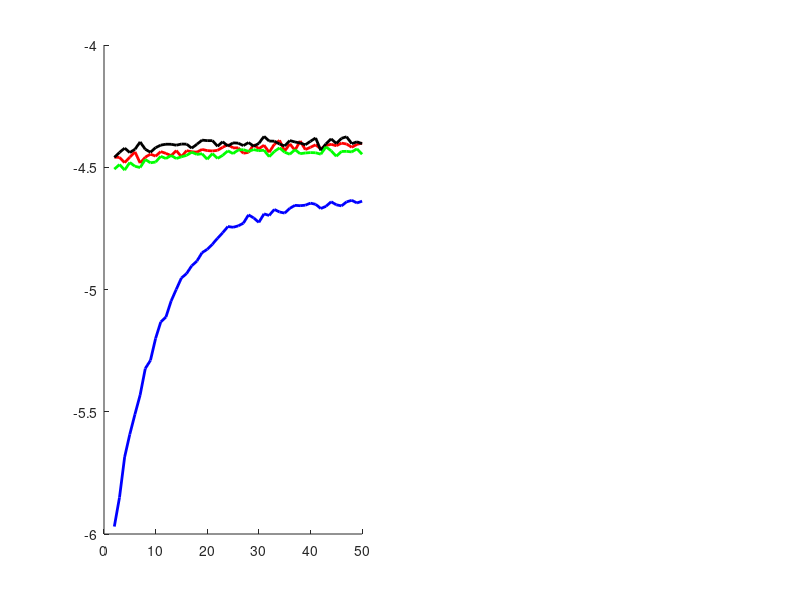

Here is the MATLAB script that generated this plot: (Note: this script raises an error after producing the figure.)
% This is the matlab code for figure: Performance of easy,diff, mix models
% on easy/difficult tasks
% Orgin data: Painting_Review.py

% 一共三种不同的画法，最终采取了第三种

clear all;
close all;
%% Color Map
% https://ww2.mathworks.cn/help/matlab/ref/matlab.graphics.axis.axes-properties.html#budumk7_sep_shared-ColorOrder
% https://ww2.mathworks.cn/help/matlab/ref/matlab.graphics.axis.axes-properties.html#budumk7_sep_shared-ColorOrder
% colorMat = [    0    0.4470    0.7410
% 0.8500    0.3250    0.0980
% 0.9290    0.6940    0.1250
% 0.4940    0.1840    0.5560
% 0.4660    0.6740    0.1880
% 0.3010    0.7450    0.9330
% 0.6350    0.0780    0.1840];

%% 数据准备
rewards_pg0 = [-6.13661459, -5.96949723, -5.85076537, -5.68502993, -5.59200769, -5.50995187, -5.43142787, -5.32323151, -5.28979967, -5.19978786, -5.13259552, -5.11240856, -5.04731455, -4.99946168, -4.95273527, -4.93473576, -4.90290651, -4.88361508, -4.84938161, -4.83566808, -4.81496562, -4.79017417, -4.7678463 , -4.74232152, -4.74552132, -4.73983213, -4.72870594, -4.6947005 , -4.70730753, -4.72539847, -4.69068068, -4.69722434, -4.67262069, -4.68294635, -4.68743025, -4.66795419, -4.65580413, -4.65721174, -4.65518462, -4.696827  , -4.70164286, -4.67874314, -4.70986044, -4.70895702, -4.7234593 , -4.69798113, -4.73157713, -4.73516031, -4.74599399, -4.69883294];
rewards_pg0(40:50) = [-4.6468   -4.6516   -4.6687   -4.6599   -4.6410   -4.6535  -4.6580   -4.6416   -4.6352   -4.6460   -4.6388];
rewards_easy0 = [-6.11095932, -4.45875902, -4.459683  , -4.48126667, -4.45887795, -4.43709297, -4.4826662 , -4.45869785, -4.44646746, -4.45449779, -4.43607179, -4.44334686, -4.45243935, -4.43177618, -4.45640902, -4.43223431, -4.43667555, -4.43829456, -4.42705198, -4.43183295, -4.43338189, -4.43081353, -4.41837541, -4.40734237, -4.42079409, -4.42067541, -4.44263692, -4.43912525, -4.40758599, -4.42434969, -4.40985834, -4.43886975, -4.40617625, -4.38998518, -4.4342135 , -4.40433941, -4.43055033, -4.39259018, -4.42764852, -4.41833287, -4.4081399 , -4.42480358, -4.41121693, -4.4059991 , -4.41205102, -4.40125736, -4.40506226, -4.41837407, -4.40655648, -4.40114338];
rewards_difficult0 = [-6.13613067, -4.45938586, -4.43949722, -4.42182316, -4.4399002 , -4.4264858 , -4.39660496, -4.42660242, -4.43860815, -4.41992451, -4.40947716, -4.40581978, -4.40599215, -4.40979983, -4.40501759, -4.40555818, -4.4218748 , -4.40591625, -4.38903655, -4.39114396, -4.39121394, -4.41385182, -4.39567907, -4.41333142, -4.40024094, -4.40141642, -4.41143921, -4.39887571, -4.41419676, -4.40231202, -4.37384367, -4.39283442, -4.39339763, -4.40497589, -4.41283213, -4.39086307, -4.39665707, -4.40083051, -4.40807978, -4.39375768, -4.38033045, -4.43117128, -4.40417012, -4.38367299, -4.40288651, -4.38172492, -4.3753773 , -4.40356896, -4.39595256, -4.40357261];
rewards_mix0 = [-6.14254929, -4.50754636, -4.48885711, -4.51164964, -4.48050882, -4.49593566, -4.50125601, -4.46817407, -4.48172353, -4.4786009 , -4.45531103, -4.46424909, -4.45192129, -4.46421957, -4.45718364, -4.4513672 , -4.43833937, -4.44750856, -4.44465659, -4.4672876 , -4.44420765, -4.46389989, -4.45117337, -4.43284276, -4.4441513 , -4.42930688, -4.42812188, -4.43502768, -4.42780516, -4.43240191, -4.43015673, -4.45675284, -4.43542227, -4.42086644, -4.4384385 , -4.44689312, -4.42810114, -4.44450625, -4.44161042, -4.43998994, -4.44071688, -4.44666028, -4.41663816, -4.43236621, -4.45483369, -4.43545744, -4.43489996, -4.43734276, -4.42467554, -4.44693319];

rewards_pg1 = [-3.80191852, -3.75976368, -3.74201889, -3.70907228, -3.68999352, -3.67141699, -3.64779046, -3.64641985, -3.6302118 , -3.61409086, -3.62795108, -3.59326432, -3.60248798, -3.58787852, -3.59141635, -3.5827121 , -3.58137719, -3.56047397, -3.56020363, -3.56991096, -3.5655557 , -3.54781257, -3.55554213, -3.54510599, -3.55069645, -3.53979372, -3.53568814, -3.53808657, -3.52823631, -3.54304833, -3.52576817, -3.53782199, -3.52614491, -3.53003397, -3.53765058, -3.51550461, -3.52636372, -3.52687172, -3.52535158, -3.51801372, -3.5076528 , -3.51502941, -3.50114454, -3.52001702, -3.51776019, -3.51135444, -3.51169995, -3.51034135, -3.52339816, -3.52517123];
rewards_easy1 = [-3.79220632, -3.67121133, -3.66259045, -3.65023998, -3.63972792, -3.63586048, -3.64295289, -3.61120679, -3.62244916, -3.61958712, -3.62083759, -3.60388999, -3.59267117, -3.57491721, -3.58186426, -3.58981819, -3.57843903, -3.59013939, -3.58928605, -3.56697379, -3.56658768, -3.56719524, -3.55095159, -3.57123833, -3.56221795, -3.55561062, -3.55508884, -3.54107931, -3.54725158, -3.53703801, -3.55242342, -3.53274523, -3.52708536, -3.54100651, -3.53505976, -3.54431219, -3.54509302, -3.5404346 , -3.53645452, -3.52639816, -3.54712491, -3.52303251, -3.52192665, -3.51619165, -3.53501317, -3.50736564, -3.52872093, -3.51833115, -3.53205455, -3.50860676];
rewards_difficult1 = [-3.78985297, -3.54803183, -3.51973036, -3.53972824, -3.51842202, -3.51502009, -3.52381606, -3.52173576, -3.5157446 , -3.52210542, -3.53105053, -3.51458162, -3.53100796, -3.50336747, -3.51737061, -3.51489099, -3.51953875, -3.50547276, -3.51755937, -3.50659232, -3.50411357, -3.51945182, -3.51872706, -3.51282924, -3.50378333, -3.49828186, -3.50322975, -3.51284452, -3.50695012, -3.51311525, -3.5034071 , -3.51799699, -3.51790787, -3.49109625, -3.5012373 , -3.50876284, -3.5217443 , -3.49445309, -3.49280322, -3.49301205, -3.49585552, -3.49634501, -3.49046604, -3.51082356, -3.5062682 , -3.51833363, -3.50078195, -3.50634111, -3.49450529, -3.49984882];
rewards_mix1 = [-3.78946012, -3.74948995, -3.74671049, -3.70493834, -3.69160921, -3.68110192, -3.67745523, -3.67348991, -3.65211567, -3.65042885, -3.64748435, -3.62539287, -3.6223213 , -3.63234138, -3.58682035, -3.60675548, -3.59140693, -3.60764981, -3.59401054, -3.58968193, -3.59183551, -3.56141099, -3.579914  , -3.56672191, -3.57182338, -3.54731263, -3.56341933, -3.54567916, -3.5548948 , -3.55028229, -3.56842386, -3.5572337 , -3.54895071, -3.54628737, -3.546359  , -3.54385352, -3.54172253, -3.53561733, -3.5325441 , -3.54299805, -3.52471745, -3.51891012, -3.52976189, -3.50889416, -3.55103514, -3.53177809, -3.52721777, -3.52697373, -3.53459633, -3.52543853];
rewards_mix1(2:3) = [-3.7295   -3.7167];



%% 画图1：简单线条

figure
hold on
len = 2:50;
x_axis = [len];
ms = 9; % markersize

subplot(1,2,1)
hold on
plot(x_axis, rewards_pg0(len), 'b-','DisplayName','Regular PG', 'LineWidth', 2, 'MarkerSize',15) % 'Color', colorMat(1,:));
plot(x_axis, rewards_easy0(len), 'r-','DisplayName','Easy Model', 'LineWidth', 2, 'MarkerSize',15) % 'Color', colorMat(1,:));
plot(x_axis, rewards_difficult0(len), 'k-','DisplayName','Difficult Model', 'LineWidth', 2, 'MarkerSize',15) % 'Color', colorMat(1,:));
plot(x_axis, rewards_mix0(len), 'g-','DisplayName','Mix Model', 'LineWidth', 2, 'MarkerSize',15) % 'Color', colorMat(1,:));
ax = gca; 
ax.FontSize = 20; 
xlabel('Number of Time Slots', 'Fontsize',30, 'interpreter','latex')
ylabel('Average Reward on Easy Environments', 'Fontsize',30, 'interpreter','latex')
xlim([1, 50])
title('(a)', 'interpreter','latex')
% hold off
box on
grid on
legend('Location','best', 'FontSize',26, 'interpreter','latex')


subplot(1,2,2)
hold on
plot(x_axis, rewards_pg1(len), 'b-', 'DisplayName','Regular PG', 'LineWidth', 2, 'MarkerSize',10) %'Color', colorMat(7,:)); 
plot(x_axis, rewards_easy1(len), 'r-', 'DisplayName','Easy Model', 'LineWidth', 2, 'MarkerSize',10) %'Color', colorMat(7,:)); 
plot(x_axis, rewards_difficult1(len), 'k-', 'DisplayName','Difficult Model', 'LineWidth', 2, 'MarkerSize',10) %'Color', colorMat(7,:)); 
plot(x_axis, rewards_mix1(len), 'g-', 'DisplayName','Mix Model', 'LineWidth', 2, 'MarkerSize',10) %'Color', colorMat(7,:)); 
ax = gca; 
ax.FontSize = 20; 
xlabel('Number of Time Slots', 'Fontsize',30, 'interpreter','latex')
ylabel('Average Reward on Difficult Environments', 'Fontsize',30, 'interpreter','latex')
title('(b)', 'interpreter','latex')
xlim([1, 50])
box on
grid on
legend('Location','best', 'FontSize',26, 'interpreter','latex')



%% 画图2：简单的线条

figure
hold on
len = 2:50;
x_axis = [len];
ms = 9; % markersize

subplot(1,2,1)
hold on
plot(x_axis, rewards_pg0(len), '-','DisplayName','Regular PG', 'LineWidth', 2, 'MarkerSize',15) % 'Color', colorMat(1,:));
plot(x_axis, rewards_easy0(len), '-','DisplayName','Easy Model', 'LineWidth', 2, 'MarkerSize',15) % 'Color', colorMat(1,:));
plot(x_axis, rewards_difficult0(len), '-','DisplayName','Difficult Model', 'LineWidth', 2, 'MarkerSize',15) % 'Color', colorMat(1,:));
plot(x_axis, rewards_mix0(len), '-','DisplayName','Mix Model', 'LineWidth', 2, 'MarkerSize',15) % 'Color', colorMat(1,:));
ax = gca; 
ax.FontSize = 20; 
xlabel('Number of Time Slots', 'Fontsize',30, 'interpreter','latex')
ylabel('Average Reward on Easy Environments', 'Fontsize',30, 'interpreter','latex')
xlim([1, 50])
title('(a)', 'interpreter','latex')
% hold off
box on
grid on
legend('Location','best', 'FontSize',26, 'interpreter','latex')


subplot(1,2,2)
hold on
plot(x_axis, rewards_pg1(len), '-', 'DisplayName','Regular PG', 'LineWidth', 2, 'MarkerSize',10) %'Color', colorMat(7,:)); 
plot(x_axis, rewards_easy1(len), '-', 'DisplayName','Easy Model', 'LineWidth', 2, 'MarkerSize',10) %'Color', colorMat(7,:)); 
plot(x_axis, rewards_difficult1(len), '-', 'DisplayName','Difficult Model', 'LineWidth', 2, 'MarkerSize',10) %'Color', colorMat(7,:)); 
plot(x_axis, rewards_mix1(len), '-', 'DisplayName','Mix Model', 'LineWidth', 2, 'MarkerSize',10) %'Color', colorMat(7,:)); 
ax = gca; 
ax.FontSize = 20; 
xlabel('Number of Time Slots', 'Fontsize',30, 'interpreter','latex')
ylabel('Average Reward on Difficult Environments', 'Fontsize',30, 'interpreter','latex')
title('(b)', 'interpreter','latex')
xlim([1, 50])
box on
grid on
legend('Location','best', 'FontSize',26, 'interpreter','latex')





%% 画图3: smooth line

figure
hold on
len = 2:50;
x_axis = [len];
ms = 9;

subplot(1,2,1)
hold on


% Regular PG
[Y1]=fastsmooth(rewards_pg0(len),10,3,1);  
g1 = plot(Y1,'b--','Linewidth',2);  % For smoothed line
h1 =plot(x_axis, rewards_pg0(len), 'bo', 'MarkerSize',ms);   % For dots
LH(1) = plot(nan, nan, 'b--o','Linewidth',1);  % For legend
L{1} = 'Regular PG';

% Easy Model
[Y2]=fastsmooth(rewards_easy0(len),6,3,1);
g2 = plot(Y2,'-.r','Linewidth',2);
h2 = plot(x_axis, rewards_easy0(len), 'r+',  'MarkerSize',ms);
LH(2) = plot(nan, nan, 'r-.+','Linewidth',1);
L{2} = 'Easy Model';

% Difficult Model
[Y3]=fastsmooth(rewards_difficult0(len),6,3,1);
g3 = plot(Y3,'-.k','Linewidth',2);
h3 = plot(x_axis, rewards_difficult0(len), 'k^',  'MarkerSize',ms);
LH(3) = plot(nan, nan, 'k-.^','Linewidth',1);
L{3} = 'Difficult Model';

% Mix Model
[Y4]=fastsmooth(rewards_mix0(len),6,3,1);
g4 = plot(Y4,'-.g','Linewidth',2);
h4 = plot(x_axis, rewards_mix0(len), 'gs',  'MarkerSize',ms);
LH(4) = plot(nan, nan, 'g-.s','Linewidth',1);
L{4} = 'Mix Model';

legend(LH, L);
% plot(x_axis, rewards_pg0(len), ':','DisplayName','Regular PG', 'LineWidth', 2, 'MarkerSize',15) % 'Color', colorMat(1,:));
% plot(x_axis, rewards_easy0(len), '--','DisplayName','Easy Model', 'LineWidth', 2, 'MarkerSize',15) % 'Color', colorMat(1,:));
% plot(x_axis, rewards_difficult0(len), '-','DisplayName','Difficult Model', 'LineWidth', 2, 'MarkerSize',15) % 'Color', colorMat(1,:));
% plot(x_axis, rewards_mix0(len), '-.','DisplayName','Mix Model', 'LineWidth', 2, 'MarkerSize',15) % 'Color', colorMat(1,:));
ax = gca; 
ax.FontSize = 20; 
xlabel('Number of Time Slots', 'Fontsize',30, 'interpreter','latex')
ylabel('Average Reward on Easy Environments', 'Fontsize',30, 'interpreter','latex')
xlim([1, 50])
title('(a)', 'interpreter','latex')
% hold off
box on
grid on
legend('Location','best', 'FontSize',26, 'interpreter','latex')


subplot(1,2,2)
hold on


% Regular PG
[Y1]=fastsmooth(rewards_pg1(len),10,3,1);  
g1 = plot(Y1,'b--','Linewidth',2);  % For smoothed line
h1 =plot(x_axis, rewards_pg1(len), 'bo', 'MarkerSize',ms);   % For dots
LH(1) = plot(nan, nan, 'b--o','Linewidth',1);  % For legend
L{1} = 'Regular PG';

% Easy Model
[Y2]=fastsmooth(rewards_easy1(len),6,3,1);
g2 = plot(Y2,'-.r','Linewidth',2);
h2 = plot(x_axis, rewards_easy1(len), 'r+', 'MarkerSize',ms);
LH(2) = plot(nan, nan, 'r-.+','Linewidth',1);
L{2} = 'Easy Model';

% Difficult Model
[Y3]=fastsmooth(rewards_difficult1(len),6,3,1);
g3 = plot(Y3,'-.k','Linewidth',2);
h3 = plot(x_axis, rewards_difficult1(len), 'k^', 'MarkerSize',ms);
LH(3) = plot(nan, nan, 'k-.^','Linewidth',1);
L{3} = 'Difficult Model';

% Mix Model
[Y4]=fastsmooth(rewards_mix1(len),6,3,1);
g4 = plot(Y4,'-.g','Linewidth',2);
h4 = plot(x_axis, rewards_mix1(len), 'gs', 'MarkerSize',ms);
LH(4) = plot(nan, nan, 'g-.s','Linewidth',1);
L{4} = 'Mix Model';

legend(LH, L);

% plot(x_axis, rewards_pg1(len), 'bo-', 'DisplayName','Regular PG', 'LineWidth', 2, 'MarkerSize',10) %'Color', colorMat(7,:)); 
% plot(x_axis, rewards_easy1(len), 'rs-', 'DisplayName','Easy Model', 'LineWidth', 2, 'MarkerSize',10) %'Color', colorMat(7,:)); 
% plot(x_axis, rewards_difficult1(len), 'k+-', 'DisplayName','Difficult Model', 'LineWidth', 2, 'MarkerSize',10) %'Color', colorMat(7,:)); 
% plot(x_axis, rewards_mix1(len), 'g^-', 'DisplayName','Mix Model', 'LineWidth', 2, 'MarkerSize',10) %'Color', colorMat(7,:)); 
ax = gca; 
ax.FontSize = 20; 
xlabel('Number of Time Slots', 'Fontsize',30, 'interpreter','latex')
ylabel('Average Reward on Difficult Environments', 'Fontsize',30, 'interpreter','latex')
title('(b)', 'interpreter','latex')
xlim([1, 50])
box on
grid on
legend('Location','best', 'FontSize',26, 'interpreter','latex')


%%

assure = 1;